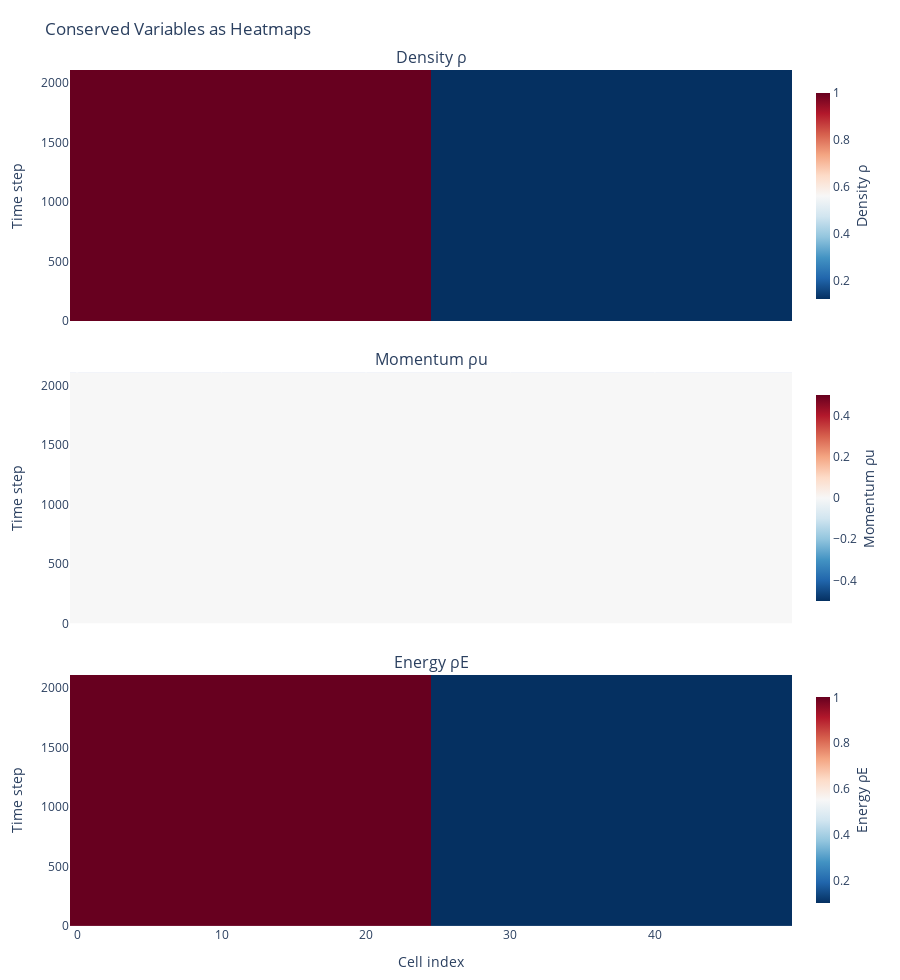

Write notebook code for a chart like this one.
### Code cell
U_init = boundary_conditions.initialize_two_domains(
    rho_left=U_conserved[0, 0],
    rho_right=U_conserved[0, 1],
    u_left=U_conserved[1, 0],
    u_right=U_conserved[1, 1],
    p_left=U_conserved[2, 0],
    p_right=U_conserved[2, 1],
    n_cells=n_cells,
)
cfd_input = numerics.Input(
    delta_x=delta_x,
    delta_t=delta_t,
    U_init=U_init,
    gamma=gamma,
    n_steps=n_steps,
    n_ghost_cells=n_ghost_cells,
    is_debug=is_debug,
    is_abort=is_abort,
    boundary_condition=boundary_condition,
    solver_type="hllc",
)
U_solutions_hllc = numerics.run(cfd_input)
plot.plot_U_heatmaps(physics.to_primitives(U_solutions_hllc, gamma)).show()

### Figure 1 — Plotly figure (JSON) as saved in the notebook; plotly's stock layout.template omitted (floating-point values rounded to 4 significant figures; data arrays with more than 128 entries replaced by an {"elided": "..."} marker saying what was removed)
{"data": [{"colorbar": {"len": 0.264, "thickness": 14, "title": {"side": "right", "text": "Density ρ"}, "x": 1.02, "xanchor": "left", "y": 0.8533, "yanchor": "middle"}, "colorscale": [[0, "rgb(103,0,31)"], [0.1, "rgb(178,24,43)"], [0.2, "rgb(214,96,77)"], [0.3, "rgb(244,165,130)"], [0.4, "rgb(253,219,199)"], [0.5, "rgb(247,247,247)"], [0.6, "rgb(209,229,240)"], [0.7, "rgb(146,197,222)"], [0.8, "rgb(67,147,195)"], [0.9, "rgb(33,102,172)"], [1, "rgb(5,48,97)"]], "reversescale": true, "showscale": true, "type": "heatmap", "xaxis": "x", "yaxis": "y", "z": {"elided": "2112x50 float values"}}, {"colorbar": {"len": 0.264, "thickness": 14, "title": {"side": "right", "text": "Momentum ρu"}, "x": 1.02, "xanchor": "left", "y": 0.5, "yanchor": "middle"}, "colorscale": [[0, "rgb(103,0,31)"], [0.1, "rgb(178,24,43)"], [0.2, "rgb(214,96,77)"], [0.3, "rgb(244,165,130)"], [0.4, "rgb(253,219,199)"], [0.5, "rgb(247,247,247)"], [0.6, "rgb(209,229,240)"], [0.7, "rgb(146,197,222)"], [0.8, "rgb(67,147,195)"], [0.9, "rgb(33,102,172)"], [1, "rgb(5,48,97)"]], "reversescale": true, "showscale": true, "type": "heatmap", "xaxis": "x2", "yaxis": "y2", "z": {"elided": "2112x50 float values"}}, {"colorbar": {"len": 0.264, "thickness": 14, "title": {"side": "right", "text": "Energy ρE"}, "x": 1.02, "xanchor": "left", "y": 0.1467, "yanchor": "middle"}, "colorscale": [[0, "rgb(103,0,31)"], [0.1, "rgb(178,24,43)"], [0.2, "rgb(214,96,77)"], [0.3, "rgb(244,165,130)"], [0.4, "rgb(253,219,199)"], [0.5, "rgb(247,247,247)"], [0.6, "rgb(209,229,240)"], [0.7, "rgb(146,197,222)"], [0.8, "rgb(67,147,195)"], [0.9, "rgb(33,102,172)"], [1, "rgb(5,48,97)"]], "reversescale": true, "showscale": true, "type": "heatmap", "xaxis": "x3", "yaxis": "y3", "z": {"elided": "2112x50 float values"}}], "layout": {"annotations": [{"font": {"size": 16}, "showarrow": false, "text": "Density ρ", "x": 0.5, "xanchor": "center", "xref": "paper", "y": 1, "yanchor": "bottom", "yref": "paper"}, {"font": {"size": 16}, "showarrow": false, "text": "Momentum ρu", "x": 0.5, "xanchor": "center", "xref": "paper", "y": 0.6467, "yanchor": "bottom", "yref": "paper"}, {"font": {"size": 16}, "showarrow": false, "text": "Energy ρE", "x": 0.5, "xanchor": "center", "xref": "paper", "y": 0.2933, "yanchor": "bottom", "yref": "paper"}], "height": 980, "margin": {"b": 50, "l": 70, "r": 90, "t": 70}, "title": {"text": "Conserved Variables as Heatmaps"}, "width": 900, "xaxis": {"anchor": "y", "domain": [0, 1], "matches": "x3", "showticklabels": false}, "xaxis2": {"anchor": "y2", "domain": [0, 1], "matches": "x3", "showticklabels": false}, "xaxis3": {"anchor": "y3", "domain": [0, 1], "title": {"text": "Cell index"}}, "yaxis": {"anchor": "x", "domain": [0.7067, 1], "title": {"text": "Time step"}}, "yaxis2": {"anchor": "x2", "domain": [0.3533, 0.6467], "title": {"text": "Time step"}}, "yaxis3": {"anchor": "x3", "domain": [0, 0.2933], "title": {"text": "Time step"}}}}
